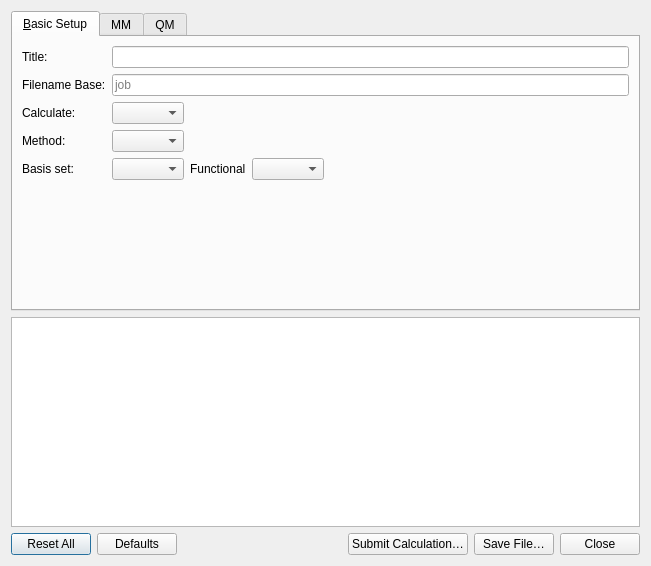
<?xml version="1.0" encoding="UTF-8"?>
<ui version="4.0">
 <class>Cp2kInputDialog</class>
 <widget class="QDialog" name="Cp2kInputDialog">
  <property name="geometry">
   <rect>
    <x>0</x>
    <y>0</y>
    <width>651</width>
    <height>566</height>
   </rect>
  </property>
  <property name="windowTitle">
   <string>CP2K Input</string>
  </property>
  <layout class="QGridLayout">
   <item row="6" column="0">
    <layout class="QHBoxLayout">
     <item>
      <widget class="QPushButton" name="resetAllButton">
       <property name="text">
        <string>Reset All</string>
       </property>
      </widget>
     </item>
     <item>
      <widget class="QPushButton" name="defaultsButton">
       <property name="text">
        <string>Defaults</string>
       </property>
      </widget>
     </item>
     <item>
      <spacer>
       <property name="orientation">
        <enum>Qt::Horizontal</enum>
       </property>
       <property name="sizeType">
        <enum>QSizePolicy::MinimumExpanding</enum>
       </property>
       <property name="sizeHint" stdset="0">
        <size>
         <width>10</width>
         <height>20</height>
        </size>
       </property>
      </spacer>
     </item>
     <item>
      <widget class="QPushButton" name="computeButton">
       <property name="text">
        <string>Submit Calculation…</string>
       </property>
      </widget>
     </item>
     <item>
      <widget class="QPushButton" name="generateButton">
       <property name="text">
        <string>Save File…</string>
       </property>
      </widget>
     </item>
     <item>
      <widget class="QPushButton" name="closeButton">
       <property name="text">
        <string>Close</string>
       </property>
      </widget>
     </item>
    </layout>
   </item>
   <item row="5" column="0">
    <widget class="QTextEdit" name="previewText">
     <property name="sizePolicy">
      <sizepolicy hsizetype="Expanding" vsizetype="Expanding">
       <horstretch>0</horstretch>
       <verstretch>1</verstretch>
      </sizepolicy>
     </property>
    </widget>
   </item>
   <item row="0" column="0">
    <widget class="QTabWidget" name="modeTab">
     <property name="minimumSize">
      <size>
       <width>0</width>
       <height>300</height>
      </size>
     </property>
     <property name="currentIndex">
      <number>0</number>
     </property>
     <widget class="QWidget" name="basicWidget">
      <attribute name="title">
       <string>&amp;Basic Setup</string>
      </attribute>
      <layout class="QFormLayout" name="formLayout_3">
       <item row="0" column="0">
        <widget class="QLabel" name="label_8">
         <property name="text">
          <string>Title:</string>
         </property>
         <property name="buddy">
          <cstring>titleEdit</cstring>
         </property>
        </widget>
       </item>
       <item row="0" column="1">
        <widget class="QLineEdit" name="titleEdit"/>
       </item>
       <item row="1" column="0">
        <widget class="QLabel" name="label_4">
         <property name="text">
          <string>Filename Base:</string>
         </property>
        </widget>
       </item>
       <item row="1" column="1">
        <widget class="QLineEdit" name="baseNameEdit">
         <property name="text">
          <string/>
         </property>
         <property name="placeholderText">
          <string>job</string>
         </property>
        </widget>
       </item>
       <item row="2" column="0">
        <widget class="QLabel" name="label">
         <property name="text">
          <string>Calculate:</string>
         </property>
         <property name="alignment">
          <set>Qt::AlignLeading|Qt::AlignLeft|Qt::AlignVCenter</set>
         </property>
         <property name="buddy">
          <cstring>calculateCombo</cstring>
         </property>
        </widget>
       </item>
       <item row="2" column="1">
        <layout class="QHBoxLayout">
         <item>
          <widget class="QComboBox" name="calculateCombo"/>
         </item>
         <item>
          <spacer>
           <property name="orientation">
            <enum>Qt::Horizontal</enum>
           </property>
           <property name="sizeHint" stdset="0">
            <size>
             <width>40</width>
             <height>20</height>
            </size>
           </property>
          </spacer>
         </item>
        </layout>
       </item>
       <item row="3" column="0">
        <widget class="QLabel" name="label_5">
         <property name="text">
          <string>Method:</string>
         </property>
         <property name="alignment">
          <set>Qt::AlignLeading|Qt::AlignLeft|Qt::AlignVCenter</set>
         </property>
         <property name="buddy">
          <cstring>methodCombo</cstring>
         </property>
        </widget>
       </item>
       <item row="3" column="1">
        <layout class="QHBoxLayout">
         <item>
          <widget class="QComboBox" name="methodCombo"/>
         </item>
         <item>
          <spacer>
           <property name="orientation">
            <enum>Qt::Horizontal</enum>
           </property>
           <property name="sizeHint" stdset="0">
            <size>
             <width>40</width>
             <height>20</height>
            </size>
           </property>
          </spacer>
         </item>
        </layout>
       </item>
       <item row="4" column="0">
        <widget class="QLabel" name="label_2">
         <property name="text">
          <string>Basis set:</string>
         </property>
         <property name="alignment">
          <set>Qt::AlignLeading|Qt::AlignLeft|Qt::AlignVCenter</set>
         </property>
         <property name="buddy">
          <cstring>basisCombo</cstring>
         </property>
        </widget>
       </item>
       <item row="4" column="1">
        <layout class="QHBoxLayout">
         <item>
          <widget class="QComboBox" name="basisCombo"/>
         </item>
         <item>
          <widget class="QLabel" name="label_9">
           <property name="text">
            <string>Functional</string>
           </property>
          </widget>
         </item>
         <item>
          <widget class="QComboBox" name="functionalCombo">
           <property name="accessibleDescription">
            <string notr="true"/>
           </property>
          </widget>
         </item>
         <item>
          <spacer>
           <property name="orientation">
            <enum>Qt::Horizontal</enum>
           </property>
           <property name="sizeHint" stdset="0">
            <size>
             <width>16</width>
             <height>20</height>
            </size>
           </property>
          </spacer>
         </item>
        </layout>
       </item>
       <item row="5" column="0">
        <spacer>
         <property name="orientation">
          <enum>Qt::Vertical</enum>
         </property>
         <property name="sizeHint" stdset="0">
          <size>
           <width>20</width>
           <height>0</height>
          </size>
         </property>
        </spacer>
       </item>
      </layout>
     </widget>
     <widget class="QWidget" name="tab">
      <attribute name="title">
       <string>MM</string>
      </attribute>
      <layout class="QFormLayout" name="formLayout_2">
       <item row="0" column="0">
        <widget class="QLabel" name="emaxSplineSpin_label">
         <property name="text">
          <string>FF Emax Spline Spin</string>
         </property>
        </widget>
       </item>
       <item row="0" column="1">
        <layout class="QHBoxLayout" name="horizontalLayout_6">
         <item>
          <widget class="QDoubleSpinBox" name="emaxSplineSpin">
           <property name="decimals">
            <number>6</number>
           </property>
           <property name="minimum">
            <double>-99.000000000000000</double>
           </property>
           <property name="singleStep">
            <double>0.000010000000000</double>
           </property>
           <property name="value">
            <double>0.000000000000000</double>
           </property>
          </widget>
         </item>
         <item>
          <spacer name="horizontalSpacer_3">
           <property name="orientation">
            <enum>Qt::Horizontal</enum>
           </property>
           <property name="sizeHint" stdset="0">
            <size>
             <width>40</width>
             <height>20</height>
            </size>
           </property>
          </spacer>
         </item>
        </layout>
       </item>
       <item row="1" column="0">
        <widget class="QLabel" name="label_10">
         <property name="text">
          <string>FF RCUT NB</string>
         </property>
        </widget>
       </item>
       <item row="1" column="1">
        <layout class="QHBoxLayout" name="horizontalLayout_5">
         <item>
          <widget class="QDoubleSpinBox" name="rcutnbSplineSpin">
           <property name="decimals">
            <number>6</number>
           </property>
           <property name="minimum">
            <double>-99.000000000000000</double>
           </property>
           <property name="value">
            <double>-1.000000000000000</double>
           </property>
          </widget>
         </item>
         <item>
          <spacer name="horizontalSpacer_4">
           <property name="orientation">
            <enum>Qt::Horizontal</enum>
           </property>
           <property name="sizeHint" stdset="0">
            <size>
             <width>40</width>
             <height>20</height>
            </size>
           </property>
          </spacer>
         </item>
        </layout>
       </item>
       <item row="2" column="0">
        <widget class="QLabel" name="label_7">
         <property name="text">
          <string>Poisson EWALD type</string>
         </property>
        </widget>
       </item>
       <item row="2" column="1">
        <layout class="QHBoxLayout" name="horizontalLayout_7">
         <item>
          <widget class="QComboBox" name="ewaldtypeCombo"/>
         </item>
         <item>
          <spacer name="horizontalSpacer_5">
           <property name="orientation">
            <enum>Qt::Horizontal</enum>
           </property>
           <property name="sizeHint" stdset="0">
            <size>
             <width>40</width>
             <height>20</height>
            </size>
           </property>
          </spacer>
         </item>
        </layout>
       </item>
       <item row="3" column="0">
        <widget class="QLabel" name="label_11">
         <property name="text">
          <string>Poisson EWALD Alpha</string>
         </property>
        </widget>
       </item>
       <item row="3" column="1">
        <layout class="QHBoxLayout" name="horizontalLayout_8">
         <item>
          <widget class="QDoubleSpinBox" name="ewaldalphaSpin">
           <property name="minimum">
            <double>-99.000000000000000</double>
           </property>
          </widget>
         </item>
         <item>
          <spacer name="horizontalSpacer_6">
           <property name="orientation">
            <enum>Qt::Horizontal</enum>
           </property>
           <property name="sizeHint" stdset="0">
            <size>
             <width>40</width>
             <height>20</height>
            </size>
           </property>
          </spacer>
         </item>
        </layout>
       </item>
       <item row="4" column="0">
        <widget class="QLabel" name="label_23">
         <property name="text">
          <string>Poisson EWALD GMAX</string>
         </property>
        </widget>
       </item>
       <item row="4" column="1">
        <layout class="QHBoxLayout" name="horizontalLayout_14">
         <item>
          <widget class="QSpinBox" name="ewaldgmaxSpin">
           <property name="maximum">
            <number>1000</number>
           </property>
           <property name="value">
            <number>10</number>
           </property>
          </widget>
         </item>
         <item>
          <spacer name="horizontalSpacer_7">
           <property name="orientation">
            <enum>Qt::Horizontal</enum>
           </property>
           <property name="sizeHint" stdset="0">
            <size>
             <width>40</width>
             <height>20</height>
            </size>
           </property>
          </spacer>
         </item>
        </layout>
       </item>
      </layout>
     </widget>
     <widget class="QWidget" name="tab_2">
      <attribute name="title">
       <string>QM</string>
      </attribute>
      <layout class="QFormLayout" name="formLayout">
       <item row="0" column="0">
        <widget class="QLabel" name="LSD_label">
         <property name="text">
          <string>LSD</string>
         </property>
        </widget>
       </item>
       <item row="0" column="1">
        <layout class="QHBoxLayout" name="horizontalLayout_28">
         <item>
          <widget class="QCheckBox" name="lsdcheckBox">
           <property name="text">
            <string>TRUE</string>
           </property>
          </widget>
         </item>
         <item>
          <spacer name="horizontalSpacer_26">
           <property name="orientation">
            <enum>Qt::Horizontal</enum>
           </property>
           <property name="sizeHint" stdset="0">
            <size>
             <width>40</width>
             <height>20</height>
            </size>
           </property>
          </spacer>
         </item>
        </layout>
       </item>
       <item row="1" column="0">
        <widget class="QLabel" name="label_12">
         <property name="text">
          <string>MAX SCF</string>
         </property>
        </widget>
       </item>
       <item row="1" column="1">
        <layout class="QHBoxLayout" name="horizontalLayout_29">
         <item>
          <widget class="QSpinBox" name="maxscfspinBox">
           <property name="maximum">
            <number>999</number>
           </property>
           <property name="value">
            <number>50</number>
           </property>
          </widget>
         </item>
         <item>
          <spacer name="horizontalSpacer_27">
           <property name="orientation">
            <enum>Qt::Horizontal</enum>
           </property>
           <property name="sizeHint" stdset="0">
            <size>
             <width>40</width>
             <height>20</height>
            </size>
           </property>
          </spacer>
         </item>
        </layout>
       </item>
       <item row="2" column="0">
        <widget class="QLabel" name="label_14">
         <property name="text">
          <string>EPS SCF</string>
         </property>
        </widget>
       </item>
       <item row="2" column="1">
        <layout class="QHBoxLayout" name="horizontalLayout_25">
         <item>
          <widget class="QDoubleSpinBox" name="epsscfSpinBox">
           <property name="decimals">
            <number>8</number>
           </property>
           <property name="value">
            <double>0.000010000000000</double>
           </property>
          </widget>
         </item>
         <item>
          <spacer name="horizontalSpacer_23">
           <property name="orientation">
            <enum>Qt::Horizontal</enum>
           </property>
           <property name="sizeHint" stdset="0">
            <size>
             <width>40</width>
             <height>20</height>
            </size>
           </property>
          </spacer>
         </item>
        </layout>
       </item>
       <item row="3" column="0">
        <widget class="QLabel" name="label_13">
         <property name="text">
          <string>SCF GUESS</string>
         </property>
        </widget>
       </item>
       <item row="3" column="1">
        <layout class="QHBoxLayout" name="horizontalLayout_26">
         <item>
          <widget class="QComboBox" name="scfguessComboBox"/>
         </item>
         <item>
          <spacer name="horizontalSpacer_24">
           <property name="orientation">
            <enum>Qt::Horizontal</enum>
           </property>
           <property name="sizeHint" stdset="0">
            <size>
             <width>40</width>
             <height>20</height>
            </size>
           </property>
          </spacer>
         </item>
        </layout>
       </item>
       <item row="4" column="0">
        <widget class="QLabel" name="label_24">
         <property name="text">
          <string>OUTER MAX SCF</string>
         </property>
        </widget>
       </item>
       <item row="4" column="1">
        <layout class="QHBoxLayout" name="horizontalLayout_27">
         <item>
          <widget class="QSpinBox" name="outerMaxscfSpinBox">
           <property name="maximum">
            <number>999</number>
           </property>
           <property name="value">
            <number>50</number>
           </property>
          </widget>
         </item>
         <item>
          <spacer name="horizontalSpacer_25">
           <property name="orientation">
            <enum>Qt::Horizontal</enum>
           </property>
           <property name="sizeHint" stdset="0">
            <size>
             <width>40</width>
             <height>20</height>
            </size>
           </property>
          </spacer>
         </item>
        </layout>
       </item>
       <item row="5" column="0">
        <widget class="QLabel" name="label_25">
         <property name="text">
          <string>OUTER EPS SCF</string>
         </property>
        </widget>
       </item>
       <item row="5" column="1">
        <layout class="QHBoxLayout" name="horizontalLayout_30">
         <item>
          <widget class="QDoubleSpinBox" name="outerEpsscfSpinBox">
           <property name="decimals">
            <number>8</number>
           </property>
           <property name="value">
            <double>0.000010000000000</double>
           </property>
          </widget>
         </item>
         <item>
          <spacer name="horizontalSpacer_28">
           <property name="orientation">
            <enum>Qt::Horizontal</enum>
           </property>
           <property name="sizeHint" stdset="0">
            <size>
             <width>40</width>
             <height>20</height>
            </size>
           </property>
          </spacer>
         </item>
        </layout>
       </item>
       <item row="6" column="0">
        <widget class="QLabel" name="label_26">
         <property name="text">
          <string>OT T MINIMIZER</string>
         </property>
        </widget>
       </item>
       <item row="6" column="1">
        <layout class="QHBoxLayout" name="horizontalLayout_31">
         <item>
          <widget class="QComboBox" name="otminimizerComboBox"/>
         </item>
         <item>
          <spacer name="horizontalSpacer_29">
           <property name="orientation">
            <enum>Qt::Horizontal</enum>
           </property>
           <property name="sizeHint" stdset="0">
            <size>
             <width>40</width>
             <height>20</height>
            </size>
           </property>
          </spacer>
         </item>
        </layout>
       </item>
      </layout>
     </widget>
    </widget>
   </item>
  </layout>
 </widget>
 <tabstops>
  <tabstop>calculateCombo</tabstop>
  <tabstop>basisCombo</tabstop>
  <tabstop>functionalCombo</tabstop>
  <tabstop>methodCombo</tabstop>
  <tabstop>previewText</tabstop>
  <tabstop>resetAllButton</tabstop>
  <tabstop>defaultsButton</tabstop>
  <tabstop>generateButton</tabstop>
  <tabstop>closeButton</tabstop>
 </tabstops>
 <resources/>
 <connections/>
</ui>
